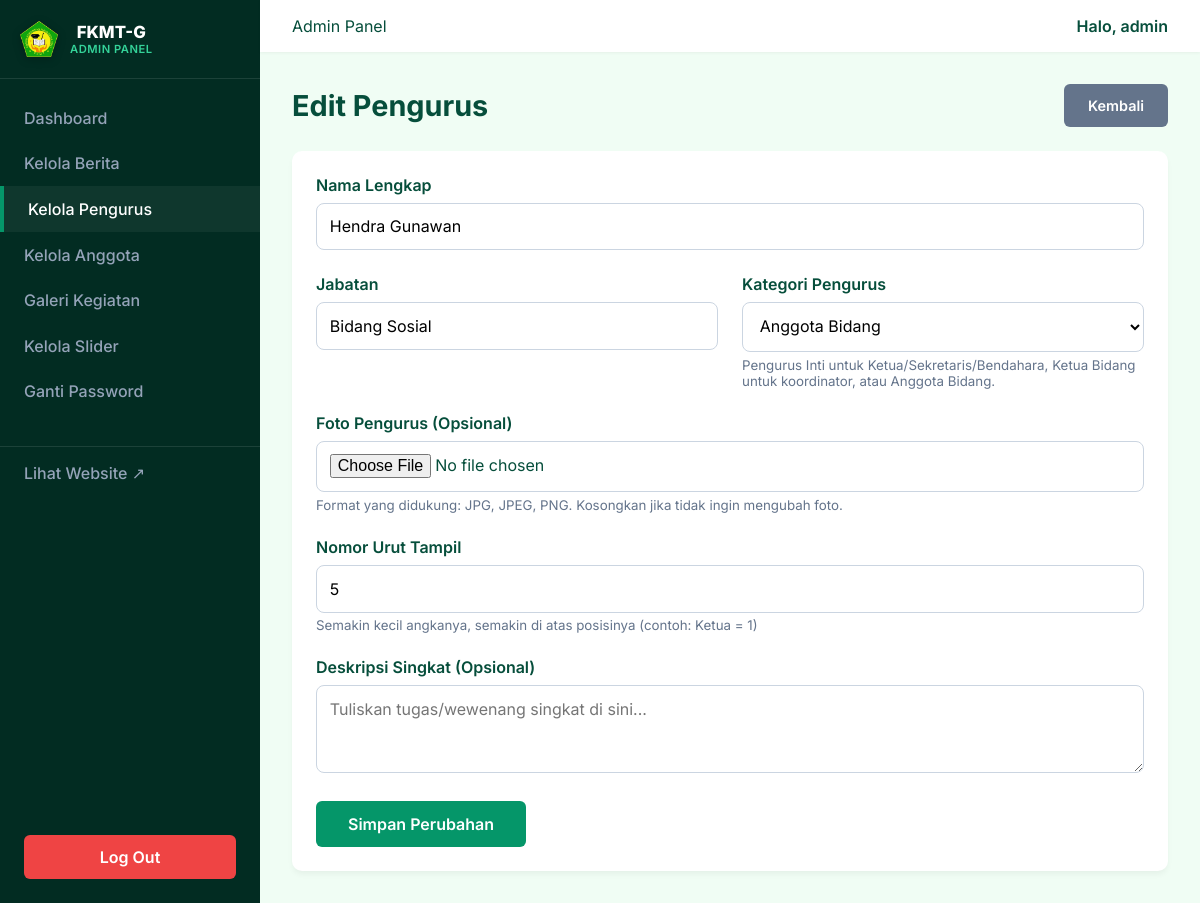
Page /admin/pengurus/edit/5 (signed in) on the earlier database version.
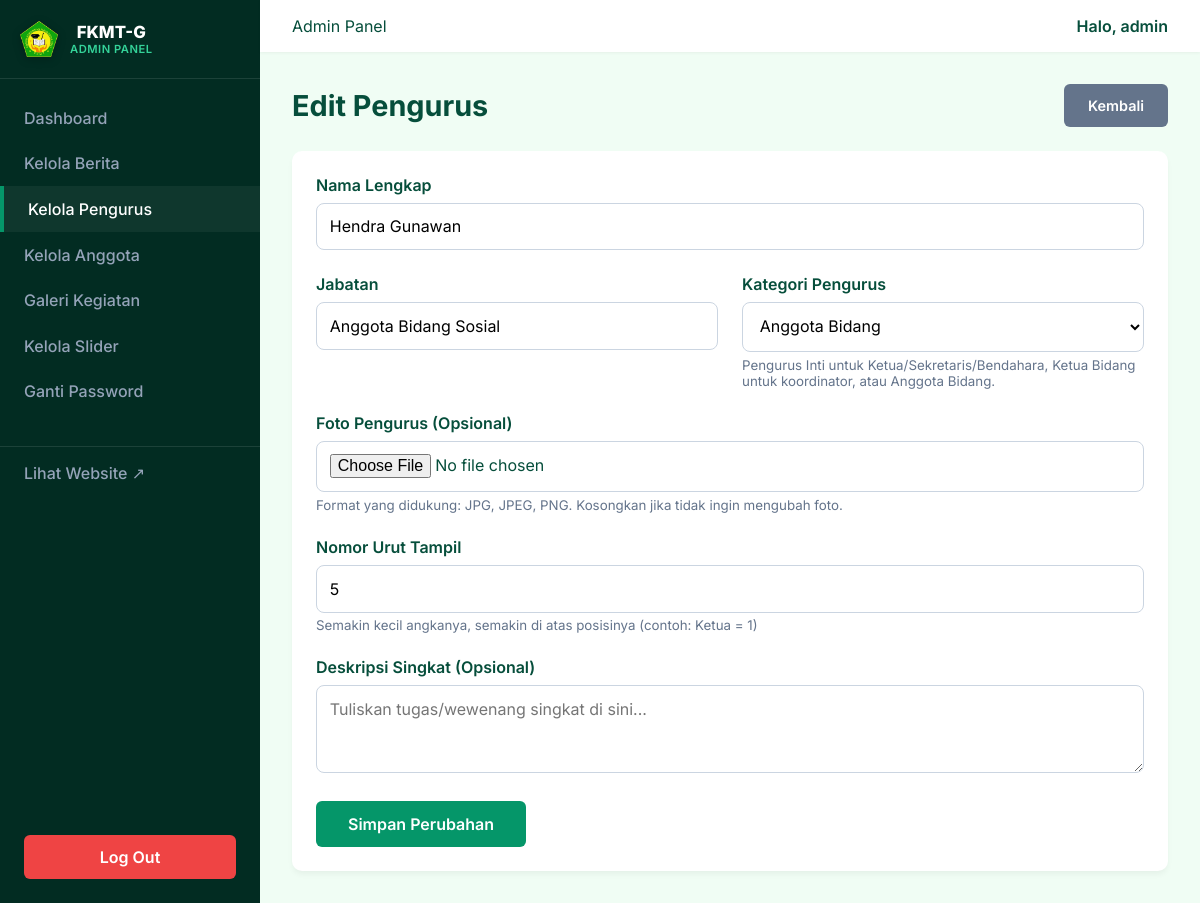
Same page on the later database version.
### tables this page shows
CREATE TABLE `pengurus` (
  `id` int(11) NOT NULL AUTO_INCREMENT,
  `nama` varchar(255) NOT NULL,
  `jabatan` varchar(150) NOT NULL,
  `deskripsi` text DEFAULT NULL,
  `foto` varchar(255) DEFAULT NULL,
  `urutan` int(11) DEFAULT 0,
  `kategori` enum('inti','harian','bidang') DEFAULT 'bidang',
  `created_at` timestamp NULL DEFAULT current_timestamp(),
  PRIMARY KEY (`id`)
);

### app/Controllers/AdminController.php (called while the page is built, shortened)
<?php
class AdminController {
    public function pengurusEdit($id) {
        require_once __DIR__ . '/../../app/Models/Pengurus.php';
        $pengurusModel = new \app\Models\Pengurus();
        $p = $pengurusModel->readById($id);
        require_once __DIR__ . '/../../views/admin/pengurus_edit.php';
    }
}

### public/index.php (called while the page is built, shortened)
<?php
spl_autoload_register(function ($class) {
    $file = __DIR__ . '/../' . str_replace('\\', '/', $class) . '.php';
});
require_once __DIR__ . '/../routes/web.php';

### app/Config/Env.php (called while the page is built, shortened)
<?php
class Env {
    public static function load($path = null) {
        if ($path === null) {
            $path = dirname(__DIR__, 2) . '/.env';
        }
        if (!file_exists($path)) {
            return false;
        }
        return true;
    }
    public static function get($key, $default = null) {
        $value = getenv($key);
        if (is_string($value)) {
            $lower = strtolower($value);
            if ($lower === 'false') return false;
        }
        return $value;
    }
}

### app/Models/Pengurus.php (called while the page is built, shortened)
<?php
class Pengurus {
    private $conn;
    private $table_name = "pengurus";
    public function __construct() {
        $database = new Database();
        $this->conn = $database->getConnection();
    }
    public function readById($id) {
        $query = "SELECT * FROM " . $this->table_name . " WHERE id = :id";
        $stmt = $this->conn->prepare($query);
        $stmt->bindParam(':id', $id);
        $stmt->execute();
        return $stmt->fetch(PDO::FETCH_ASSOC);
    }
}

### app/Config/Database.php (called while the page is built, shortened)
<?php
class Database {
    private $host;
    private $port;
    private $db_name;
    private $username;
    private $password;
    public function __construct() {
        $this->host = Env::get('DB_HOST', '127.0.0.1');
        $this->port = Env::get('DB_PORT', '3306');
        $this->db_name = Env::get('DB_NAME', 'fkmtg_db');
        $this->username = Env::get('DB_USER', 'root');
        $this->password = Env::get('DB_PASS', '');
    }
    public function getConnection() {
        $this->conn = null;
        try {
            $dsn = "mysql:host=" . $this->host . ";port=" . $this->port . ";dbname=" . $this->db_name . ";charset=utf8mb4";
            $this->conn = new PDO($dsn, $this->username, $this->password);
            $this->conn->setAttribute(PDO::ATTR_ERRMODE, PDO::ERRMODE_EXCEPTION);
            $this->conn->setAttribute(PDO::ATTR_DEFAULT_FETCH_MODE, PDO::FETCH_ASSOC);
        } catch(PDOException $exception) {
            if (Env::get('APP_DEBUG', true)) {
                echo "Koneksi Database Gagal: " . $exception->getMessage();
            } else {
                echo "Terjadi kendala pada koneksi basis data. Silakan hubungi administrator.";
            }
        }
        return $this->conn;
    }
}

### views/admin/pengurus_edit.php (the view, shortened to what the changed rows need)
<div style="display: flex; justify-content: space-between; align-items: center; margin-bottom: 1.5rem;">
    <h1 class="page-title" style="margin-bottom:0;">Edit Pengurus</h1>
</div>
<div class="card">
    <form action="/admin/pengurus/update/<?= htmlspecialchars($p['id']) ?>" method="POST" enctype="multipart/form-data">
        <div style="margin-bottom: 1.5rem;">
            <label style="display: block; font-weight: 600; margin-bottom: 0.5rem; color: #064E3B;">Nama Lengkap</label>
            <input type="text" name="nama" value="<?= htmlspecialchars($p['nama']) ?>" required placeholder="Masukkan nama..." style="width: 100%; padding: 0.8rem; border: 1px solid #CBD5E1; border-radius: 8px; outline: none; font-size: 1rem;">
        </div>
        <div style="display: grid; grid-template-columns: 1fr 1fr; gap: 1.5rem; margin-bottom: 1.5rem;">
            <div>
                <label style="display: block; font-weight: 600; margin-bottom: 0.5rem; color: #064E3B;">Jabatan</label>
                <input type="text" name="jabatan" value="<?= htmlspecialchars($p['jabatan']) ?>" required placeholder="Contoh: Ketua Umum, Divisi Humas..." style="width: 100%; padding: 0.8rem; border: 1px solid #CBD5E1; border-radius: 8px; outline: none; font-size: 1rem;">
            </div>
            <div>
                <label style="display: block; font-weight: 600; margin-bottom: 0.5rem; color: #064E3B;">Kategori Pengurus</label>
                <select name="kategori" required style="width: 100%; padding: 0.8rem; border: 1px solid #CBD5E1; border-radius: 8px; outline: none; font-size: 1rem; background: white;">
                    <option value="bidang" <?= ($p['kategori'] === 'bidang') ? 'selected' : '' ?>>Anggota Bidang</option>
                </select>
                <small style="color: #64748B; margin-top: 0.3rem; display: block;">Pengurus Inti untuk Ketua/Sekretaris/Bendahara, Ketua Bidang untuk koordinator, atau Anggota Bidang.</small>
            </div>
        </div>
        <div style="margin-bottom: 1.5rem;">
            <label style="display: block; font-weight: 600; margin-bottom: 0.5rem; color: #064E3B;">Nomor Urut Tampil</label>
            <input type="number" name="urutan" value="<?= htmlspecialchars($p['urutan']) ?>" required style="width: 100%; padding: 0.8rem; border: 1px solid #CBD5E1; border-radius: 8px; outline: none; font-size: 1rem;">
            <small style="color: #64748B; margin-top: 0.3rem; display: block;">Semakin kecil angkanya, semakin di atas posisinya (contoh: Ketua = 1)</small>
        </div>
    </form>
</div>
<?php require_once __DIR__ . '/../layouts/master_admin.php'; ?>

Differences in the rows shown:
changed pengurus "Hendra Gunawan": jabatan "Bidang Sosial" → "Anggota Bidang Sosial"
